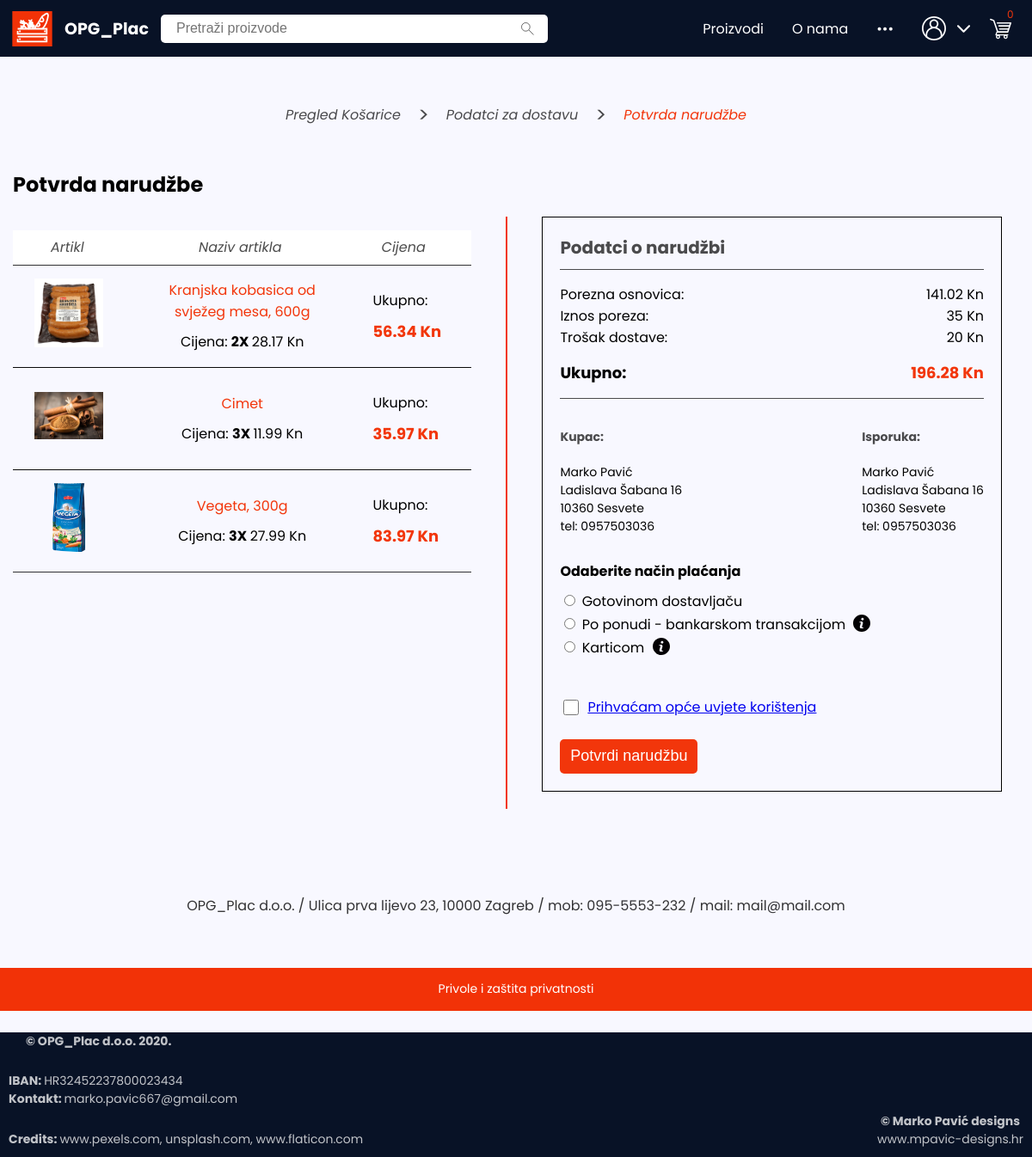
Screenshot of /checkout (signed in) with the database file from the repository.
### OPG_Plac/models.py (models this page shows, shortened)
class Product(models.Model):
    name = models.CharField(max_length=67)
    seo_url = models.SlugField(unique=True)
    item_id = models.SlugField(unique=True)
    category = models.ForeignKey(ProductCategory, on_delete=models.CASCADE, related_name="products")
    subcategory = models.ForeignKey(ProductSubCategory, on_delete=models.CASCADE, related_name="products")
    product_image = models.ImageField(blank=True, null=True, upload_to="images/products")
    second_image = models.ImageField(blank=True, null=True, upload_to="images/products")
    third_image = models.ImageField(blank=True, null=True, upload_to="images/products")
    price = models.DecimalField(max_digits=12, decimal_places=2)
    short_description = models.CharField(max_length=75, blank=True)
    description = models.TextField(blank=True, max_length=435)
    brand = models.ForeignKey(ProductBrand, on_delete=models.CASCADE, related_name="products", blank=True, null=True)
    availability = models.ForeignKey(ProductAvailability, on_delete=models.CASCADE, related_name="products")

class Order(models.Model):
    user = models.ForeignKey(User, on_delete=models.CASCADE, related_name="orders")
    first_name = models.CharField(max_length=100)
    last_name = models.CharField(max_length=150)
    address = models.CharField(max_length=200)
    place = models.CharField(max_length=200)
    post_code = models.CharField(max_length=5)
    phone = models.CharField(max_length=20)
    same_delivery = models.BooleanField(default=True)
    delivery_first_name = models.CharField(max_length=100, blank=True)
    delivery_last_name = models.CharField(max_length=150, blank=True)
    delivery_address = models.CharField(max_length=200, blank=True)
    delivery_place = models.CharField(max_length=100, blank=True)
    delivery_post_code = models.CharField(max_length=5, blank=True)
    delivery_phone = models.CharField(max_length=20, blank=True)
    need_R1 = models.BooleanField(default=False)
    company_name = models.CharField(max_length=200, blank=True)
    company_address = models.CharField(max_length=200, blank=True)
    company_post_code = models.CharField(max_length=5, blank=True)
    OIB = models.CharField(max_length=11, blank=True)
    notice = models.CharField(max_length=200, blank=True)
    paymentOption = models.ForeignKey(PaymentOption, on_delete=models.SET_NULL, null=True, blank=True)
    status = models.ForeignKey(OrderStatus, on_delete=models.SET_NULL, null=True)

class PaymentOption(models.Model):
    name = models.CharField(max_length=100)
    reference = models.CharField(max_length=4, unique=True)
    tooltip = models.CharField(max_length=150, blank=True)
    descriptive_name = models.CharField(max_length=100)

### OPG_Plac/views.py (the view)
# urls.py: path("checkout", view_checkout, name="checkout"),
@login_required(login_url="/prijava")
def view_checkout(request):
    user = models.User.objects.get(email=request.user)
    cart = user.cart.all()
    if len(cart) == 0:
        return redirect("/košarica")
    cart = serializers.serialize_cart(user.cart.all())
    try:
        order = user.orders.get(status=None)
    except ObjectDoesNotExist:
        return redirect("/košarica")
    total = float(sum([item["sum"] for item in cart]))
    base_sum = round(total/1.25, 2)
    vat = round(total - base_sum)
    shipping_cost = 20
    total_sum = total + shipping_cost
    payopts_qset = models.PaymentOption.objects.all()
    payment_options = []
    for option in payopts_qset:
        payment_options.append({
            "descriptive_name": option.descriptive_name,
            "reference": option.reference,
            "tooltip": option.tooltip
        })
    context = {
        "cart": cart,
        "total": "{:.2f}".format(total_sum),
        "base_sum": base_sum,
        "vat": vat,
        "shipping_cost": shipping_cost,
        "payment_options": payment_options
    }
    context.update(serializers.serialize_order_info(order))
    return render(request, "components/cart/checkout.html", context)

### OPG_Plac/models.py (called while the page is built)
    def __str__(self):
        return self.email

### OPG_Plac/serializers.py (called while the page is built)
def serialize_cart(cart_qset):
    serialized_cart = []
    for item in cart_qset:
        if item.quantity != 0:
            serialized_cart.append({
                "name": item.product.name,
                "img": item.product.product_image,
                "seo_url": item.product.seo_url,
                "price": item.product.price,
                "quantity": item.quantity,
                "sum": item.product.price * item.quantity,
                "item_id": item.product.item_id
            })
        else:
            item.delete()  # Delete item if quantity is 0
    return serialized_cart

### OPG_Plac/templates/components/cart/checkout.html (shortened to what this page needs)
{% extends 'components/site_frame.html' %}
{% load static %}
{% block head %}
    <link rel="stylesheet" href="{% static 'subpages/cart/checkout.css' %}">
    <link rel="stylesheet" href="{% static 'subpages/cart/subnav.css' %}">
{% endblock %}
{% block body %}
    {% include '../navbar.html' %}
    {% include './subnav.html' with step="checkout" %}
    <div class="checkout-top-container">
        <h2>Potvrda narudžbe</h2>
        <div class="checkout-flex-container">
            <div class="items-overview-container">
                <header class="item-fields-description-header">
                    <ul>
                        <li>Artikl</li>
                        <li>Naziv artikla</li>
                        <li>Cijena</li>
                    </ul>
                </header>
                {% for item in cart %}
                    <div class="shopping_cart-product_item-container">
                        <div class="cart-item-img-box">
                            <a href="/proizvodi/viewitem/{{ item.seo_url }}">
                                <img src="{% if item.img.url != None %}{{ item.img.url }}{% else %}{% static 'resources/icons/no-image.png' %}{% endif %}" alt="product_in_cart-image">
                            </a>
                        </div>
                        <div class="cart-item-info-box">
                            <span class="product-name-span"><a href="/proizvodi/viewitem/{{ item.seo_url }}">{{ item.name }}</a></span>
                            <span>Cijena: <strong>{{ item.quantity }}X </strong> {{ item.price }} Kn</span>
                        </div>
                        <div class="cart-item-price_info-box">
                            <span>Ukupno:</span>
                            <span class="cart-product-total-cost-span"> {{ item.sum }} Kn</span>
                        </div>
                    </div>
                {% endfor %}
            </div>
            <div class="order-summary-container">
                <div class="summary-box">
                    <header>
                        <span>Podatci o narudžbi</span>
                    </header>
                    <div class="financial-summary-box">
                        <ul>
                            <li><span>Porezna osnovica: </span><span>{{ base_sum }} Kn</span></li>
                            <li><span>Iznos poreza: </span><span>{{ vat }} Kn</span></li>
                            <li><span>Trošak dostave: </span><span>{{ shipping_cost }} Kn</span></li>
                            <li class="financial-total-li"><span>Ukupno: </span><span class="financial-total-span">{{ total }} Kn</span></li>
                        </ul>
                    </div>
                    <div class="delivery-summay">
                        <div>
                            <ul>
                                <li>Kupac:</li>
                                <li>{{first_name}} {{last_name}}</li>
                                <li>{{address}}</li>
                                <li>{{post_code}} {{place}}</li>
                                {% if not need_R1 %}<li>tel: {{phone}}</li>{% endif %}
                            </ul>
                        </div>
                        <div>
                            <ul>
                                <li>Isporuka:</li>
                                <li>{{delivery_first_name}} {{delivery_last_name}}</li>
                                <li>{{delivery_address}}</li>
                                <li>{{delivery_post_code}} {{delivery_place}}</li>
                                <li>tel: {{delivery_phone}}</li>
                            </ul>
                        </div>
                    </div>
                    <div id="payment-options-container" class="payment-options-block">
                        <span>Odaberite način plaćanja</span>
                        {% for option in payment_options %}
                        <div>
                            <input value={{option.reference}} class="payment-option-radio" id="payment_opt_{{option.reference}}" name="paymentOption" type="radio">
                            <label class="tooltip-label">{{option.descriptive_name}}
                                {% if option.tooltip != "" %}
                                <div class="tooltip-trigger">
                                    <div data-tooltip="{{option.tooltip}}" class="payment-option-tooltip">
                                    </div>
                                </div>
                                {% endif %}
                            </label>
                        </div>
                        {% endfor %}
                    </div>
                    <div class="order-confirm-submit-controls">
                        <div id="accept-terms-hacky-tooltip-container">
                            <div id="accept-terms-container" class="accept-terms-container">
                                <input id="accept-terms-chckbox" type="checkbox">
                                <a href="#">Prihvaćam opće uvjete korištenja</a>
                            </div>
                        </div>
                        <button onclick="submit_confirmation(event)">Potvrdi narudžbu</button>
                    </div>
                </div>
            </div>
        </div>
    </div>
    {% include '../about_info_span.html'%}
    {% include '../footer.html' %}
{% endblock %}

### OPG_Plac/static/style.css (style rules this page uses)
* { box-sizing: border-box; }
body { background: ghostwhite; margin: 0; padding: 0; font-family: Poppins, sans-serif; }

### OPG_Plac/static/subpages/cart/checkout.css (style rules this page uses)
.checkout-top-container { max-width: 1200px; margin: auto; padding-left: 15px; padding-right: 15px; }
.checkout-flex-container { display: flex; }
.shopping_cart-product_item-container { height: 120px; width: 100%; margin-bottom: -1px; padding-left: 15px; padding-right: 15px; border-top: solid 1px rgba(0,0,0,0.8); border-bottom: solid 1px rgba(0,0,0,0.8); display: flex; justify-content: space-between; align-items: center; }
.cart-item-img-box { height: 80px; width: 100px; min-width: 100px; display: flex; justify-content: center; align-items: center; }
.cart-item-img-box img { max-height: 80px; max-width: 80px; }
.cart-item-info-box { width: 230px; text-align: center; }
.cart-item-info-box span { display: block; }
.product-name-span { margin-bottom: 10px; }
.product-name-span a { color: #f2360b; text-decoration: none; }
.cart-item-price_info-box { width: 100px; display: flex; flex-direction: column; justify-content: center; }
.cart-item-price_info-box span { display: block; }
.cart-product-total-cost-span { font-weight: bold; font-size: 18px; color: #f2360b; margin-top: 10px; }
.item-fields-description-header ul { height: 40px; margin-bottom: 0; text-align: center; list-style: none; padding: 0; display: flex; align-items: center; background-color: #fff; color: rgba(0,0,0,0.7); font-style: italic; }
.item-fields-description-header ul li:nth-child(1) { width: 24%; }
.item-fields-description-header ul li:nth-child(2) { width: 42%; margin-left: 5%; }
.item-fields-description-header ul li:nth-child(3) { width: 30%; }
.items-overview-container { width: 50%; padding-right: 40px; padding-bottom: 20px; border-right: solid 2px #f2360b; }
.order-summary-container { width: 50%; }
.order-summary-container { margin-left: 20px; }
.summary-box { margin: 20px; margin-top: 0px; padding: 20px; max-width: 700px; border: solid 1px black; }
.summary-box > header { font-size: 20px; font-weight: bold; color: rgba(0,0,0,0.7); border-bottom: solid 1px rgba(0,0,0,0.7); padding-bottom: 10px; }
.financial-summary-box { border-bottom: solid 1px rgba(0,0,0,0.7); }
.financial-summary-box ul { padding-left: 0px; }
.financial-summary-box ul li { display: flex; justify-content: space-between; }
.financial-total-li { margin-top: 15px; font-weight: bold; font-size: 18px; }
.financial-total-li span:nth-child(2) { color: #f2360b; }
.delivery-summay { margin-top: 20px; display: flex; justify-content: space-between; font-size: 14px; }
.delivery-summay div { width: 50%; display: flex; flex-direction: column; justify-content: center; }
.delivery-summay div:nth-child(2) { align-items: flex-end; }
.delivery-summay ul { list-style: none; padding-left: 0; }
.delivery-summay ul li:first-child { font-weight: bold; color: rgba(0,0,0,0.7); margin-bottom: 20px; }
.payment-options-block span { display: block; font-weight: bold; margin-top: 15px; margin-bottom: 10px; }
.payment-option-tooltip { position: relative; display: inline; }
.tooltip-label svg { height: 20px; width: 20px; margin-left: 5px; transform: translate(0, 3px); cursor: pointer; }
.tooltip-trigger { display: inline; }
.payment-option-tooltip::before { transition: transform 0.2s ease; transform: scale(0); position: absolute; content: attr(data-tooltip); color: white; font-size: 12px; font-style: italic; display: flex; justify-content: center; align-items: center; text-align: center; height: 60px; width: 300px; top: -300%; left: -500%; background-color: rgba(0,0,0,0.85); }
.order-confirm-submit-controls { margin-top: 40px; }
.accept-terms-container { display: flex; align-items: center; }
.order-confirm-submit-controls button { width: 160px; height: 40px; margin-top: 20px; border: none; border-radius: 5px; background-color: #f2360b; font-size: 18px; color: white; }
.order-confirm-submit-controls input { height: 28px; width: 18px; margin-right: 10px; }

### rows the page displays
Product: name "Kranjska kobasica od svježeg mesa, 600g", price "28.17"
Product: name "Cimet", price "11.99"
Product: name "Vegeta, 300g", price "27.99"
Order: first_name "Marko", last_name "Pavić", address "Ladislava Šabana 16", post_code "10360", place "Sesvete", phone "0957503036"
PaymentOption: descriptive_name "Gotovinom dostavljaču"
PaymentOption: descriptive_name "Po ponudi - bankarskom transakcijom"
PaymentOption: descriptive_name "Karticom"

### other values shown
{{ item.quantity }} "2" "3" "3"
{{ item.sum }} "56.34" "35.97" "83.97"
{{ base_sum }} "141.02"
{{ vat }} "35"
{{ shipping_cost }} "20"
{{ total }} "196.28"
